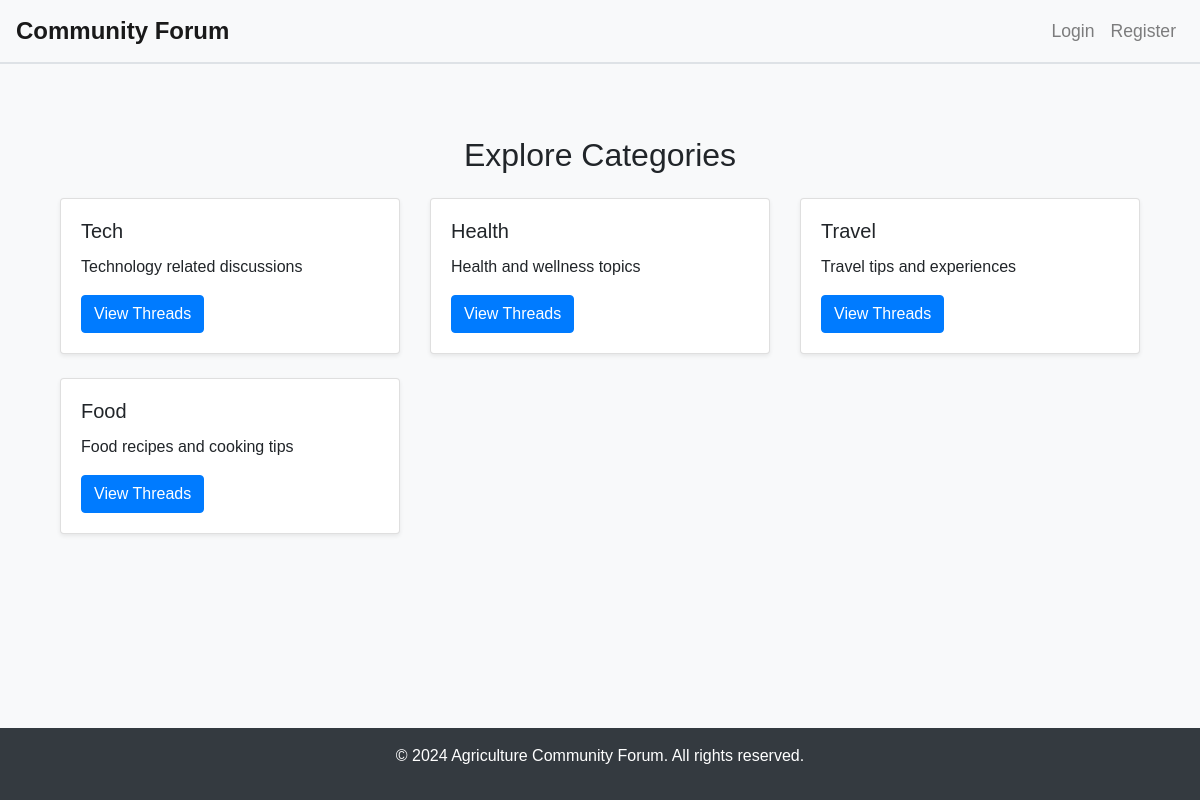
The page / on the database its author committed.
### forum/models.py (models this page shows, shortened)
class Category(models.Model):
    name = models.CharField(max_length=255, unique=True)
    slug = models.SlugField(max_length=255, unique=True, blank=True)
    description = models.TextField()
    created_at = models.DateTimeField(auto_now_add=True)
    updated_at = models.DateTimeField(auto_now=True)

### forum/views.py (the view)
# urls.py: path('', views.category_list, name='category_list'),
def category_list(request):
    categories = Category.objects.all()
    return render(request, 'forum/category_list.html', {'categories': categories})

### forum/templates/forum/category_list.html
{% extends 'forum/base.html' %}
{% block content %}
<div class="container mt-5">
    <h2 class="text-center mb-4">Explore Categories</h2>
    <div class="row">
        {% for category in categories %}
            <div class="col-md-4 mb-4">
                <div class="card shadow-sm">
                    <div class="card-body">
                        <h5 class="card-title">{{ category.name }}</h5>
                        <p class="card-text">{{ category.description|slice:":100" }}{% if category.description|length > 100 %}...{% endif %}</p>
                        <a href="{% url 'thread_list' category.slug %}" class="btn btn-primary">View Threads</a>
                    </div>
                </div>
            </div>
        {% endfor %}
    </div>
</div>
{% endblock %}

### forum/templates/forum/base.html (style rules this page uses)
html, body { height: 100%; margin: 0; }
body { font-family: Arial, sans-serif; background-color: #f8f9fa; display: flex; flex-direction: column; }
.container { flex: 1; margin-top: 2rem; }

### rows shown on the page
Category: name "Tech", description "Technology related discussions"
Category: name "Health", description "Health and wellness topics"
Category: name "Travel", description "Travel tips and experiences"
Category: name "Food", description "Food recipes and cooking tips"
